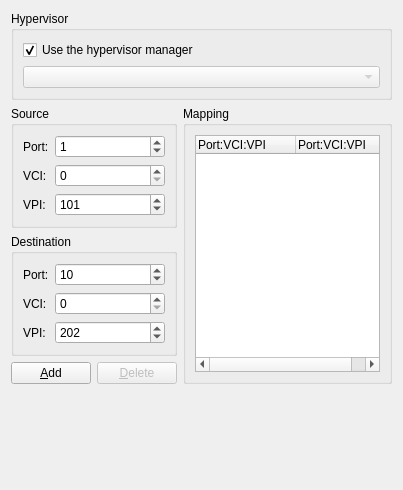
<ui version="4.0" >
 <class>ATMSWPage</class>
 <widget class="QWidget" name="ATMSWPage" >
  <property name="geometry" >
   <rect>
    <x>0</x>
    <y>0</y>
    <width>403</width>
    <height>490</height>
   </rect>
  </property>
  <property name="windowTitle" >
   <string>ATM Switch</string>
  </property>
  <layout class="QGridLayout" >
   <item row="0" column="0" colspan="3" >
    <widget class="QGroupBox" name="groupBox_4" >
     <property name="title" >
      <string>Hypervisor</string>
     </property>
     <layout class="QGridLayout" >
      <item row="0" column="0" >
       <widget class="QCheckBox" name="checkBoxIntegratedHypervisor" >
        <property name="text" >
         <string>Use the hypervisor manager</string>
        </property>
        <property name="checked" >
         <bool>true</bool>
        </property>
       </widget>
      </item>
      <item row="0" column="1" >
       <spacer>
        <property name="orientation" >
         <enum>Qt::Horizontal</enum>
        </property>
        <property name="sizeHint" >
         <size>
          <width>141</width>
          <height>20</height>
         </size>
        </property>
       </spacer>
      </item>
      <item row="1" column="0" colspan="2" >
       <widget class="QComboBox" name="comboBoxHypervisors" >
        <property name="enabled" >
         <bool>false</bool>
        </property>
       </widget>
      </item>
     </layout>
    </widget>
   </item>
   <item row="1" column="0" colspan="2" >
    <widget class="QGroupBox" name="groupBox" >
     <property name="sizePolicy" >
      <sizepolicy vsizetype="Preferred" hsizetype="Expanding" >
       <horstretch>0</horstretch>
       <verstretch>0</verstretch>
      </sizepolicy>
     </property>
     <property name="title" >
      <string>Source</string>
     </property>
     <layout class="QGridLayout" >
      <item row="0" column="0" >
       <widget class="QLabel" name="label" >
        <property name="text" >
         <string>Port:</string>
        </property>
       </widget>
      </item>
      <item row="0" column="1" >
       <widget class="QSpinBox" name="spinBoxSrcPort" >
        <property name="sizePolicy" >
         <sizepolicy vsizetype="Fixed" hsizetype="Expanding" >
          <horstretch>0</horstretch>
          <verstretch>0</verstretch>
         </sizepolicy>
        </property>
        <property name="minimum" >
         <number>0</number>
        </property>
        <property name="maximum" >
         <number>65535</number>
        </property>
        <property name="value" >
         <number>1</number>
        </property>
       </widget>
      </item>
      <item row="1" column="0" >
       <widget class="QLabel" name="label_5" >
        <property name="text" >
         <string>VCI:</string>
        </property>
       </widget>
      </item>
      <item row="1" column="1" >
       <widget class="QSpinBox" name="spinBoxSrcVCI" >
        <property name="sizePolicy" >
         <sizepolicy vsizetype="Fixed" hsizetype="Expanding" >
          <horstretch>0</horstretch>
          <verstretch>0</verstretch>
         </sizepolicy>
        </property>
        <property name="maximum" >
         <number>65535</number>
        </property>
        <property name="value" >
         <number>0</number>
        </property>
       </widget>
      </item>
      <item row="2" column="0" >
       <widget class="QLabel" name="label_2" >
        <property name="text" >
         <string>VPI:</string>
        </property>
       </widget>
      </item>
      <item row="2" column="1" >
       <widget class="QSpinBox" name="spinBoxSrcVPI" >
        <property name="sizePolicy" >
         <sizepolicy vsizetype="Fixed" hsizetype="Expanding" >
          <horstretch>0</horstretch>
          <verstretch>0</verstretch>
         </sizepolicy>
        </property>
        <property name="maximum" >
         <number>65535</number>
        </property>
        <property name="value" >
         <number>101</number>
        </property>
       </widget>
      </item>
     </layout>
    </widget>
   </item>
   <item rowspan="3" row="1" column="2" >
    <widget class="QGroupBox" name="groupBox_2" >
     <property name="title" >
      <string>Mapping</string>
     </property>
     <layout class="QVBoxLayout" >
      <item>
       <widget class="QTreeWidget" name="treeWidgetVCmap" >
        <property name="sizePolicy" >
         <sizepolicy vsizetype="Expanding" hsizetype="Expanding" >
          <horstretch>0</horstretch>
          <verstretch>0</verstretch>
         </sizepolicy>
        </property>
        <property name="rootIsDecorated" >
         <bool>false</bool>
        </property>
        <column>
         <property name="text" >
          <string>Port:VCI:VPI</string>
         </property>
        </column>
        <column>
         <property name="text" >
          <string>Port:VCI:VPI</string>
         </property>
        </column>
       </widget>
      </item>
     </layout>
    </widget>
   </item>
   <item row="2" column="0" colspan="2" >
    <widget class="QGroupBox" name="groupBox_3" >
     <property name="sizePolicy" >
      <sizepolicy vsizetype="Preferred" hsizetype="Expanding" >
       <horstretch>0</horstretch>
       <verstretch>0</verstretch>
      </sizepolicy>
     </property>
     <property name="title" >
      <string>Destination</string>
     </property>
     <layout class="QGridLayout" >
      <item row="0" column="0" >
       <widget class="QLabel" name="label_3" >
        <property name="text" >
         <string>Port:</string>
        </property>
       </widget>
      </item>
      <item row="0" column="1" >
       <widget class="QSpinBox" name="spinBoxDestPort" >
        <property name="sizePolicy" >
         <sizepolicy vsizetype="Fixed" hsizetype="Expanding" >
          <horstretch>0</horstretch>
          <verstretch>0</verstretch>
         </sizepolicy>
        </property>
        <property name="minimum" >
         <number>0</number>
        </property>
        <property name="maximum" >
         <number>65535</number>
        </property>
        <property name="value" >
         <number>10</number>
        </property>
       </widget>
      </item>
      <item row="1" column="0" >
       <widget class="QLabel" name="label_6" >
        <property name="text" >
         <string>VCI:</string>
        </property>
       </widget>
      </item>
      <item row="1" column="1" >
       <widget class="QSpinBox" name="spinBoxDestVCI" >
        <property name="sizePolicy" >
         <sizepolicy vsizetype="Fixed" hsizetype="Expanding" >
          <horstretch>0</horstretch>
          <verstretch>0</verstretch>
         </sizepolicy>
        </property>
        <property name="maximum" >
         <number>65535</number>
        </property>
        <property name="value" >
         <number>0</number>
        </property>
       </widget>
      </item>
      <item row="2" column="0" >
       <widget class="QLabel" name="label_4" >
        <property name="text" >
         <string>VPI:</string>
        </property>
       </widget>
      </item>
      <item row="2" column="1" >
       <widget class="QSpinBox" name="spinBoxDestVPI" >
        <property name="sizePolicy" >
         <sizepolicy vsizetype="Fixed" hsizetype="Expanding" >
          <horstretch>0</horstretch>
          <verstretch>0</verstretch>
         </sizepolicy>
        </property>
        <property name="maximum" >
         <number>65535</number>
        </property>
        <property name="value" >
         <number>202</number>
        </property>
       </widget>
      </item>
     </layout>
    </widget>
   </item>
   <item row="3" column="0" >
    <widget class="QPushButton" name="pushButtonAdd" >
     <property name="text" >
      <string>&amp;Add</string>
     </property>
    </widget>
   </item>
   <item row="3" column="1" >
    <widget class="QPushButton" name="pushButtonDelete" >
     <property name="enabled" >
      <bool>false</bool>
     </property>
     <property name="text" >
      <string>&amp;Delete</string>
     </property>
    </widget>
   </item>
   <item row="4" column="2" >
    <spacer>
     <property name="orientation" >
      <enum>Qt::Vertical</enum>
     </property>
     <property name="sizeHint" >
      <size>
       <width>20</width>
       <height>20</height>
      </size>
     </property>
    </spacer>
   </item>
  </layout>
 </widget>
 <resources/>
 <connections/>
</ui>
